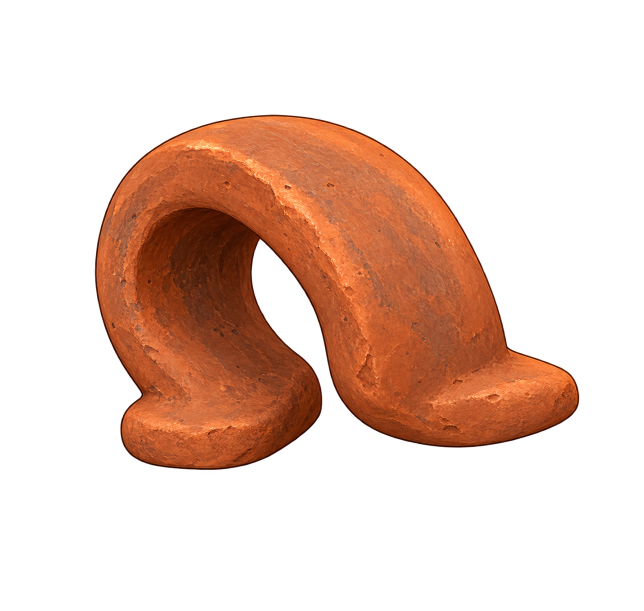
#> input picture dist/game/map-assets/POTTERY_LAMP_HANDLE_RAW.png, 1287 x 1222 px, given in place of 072cbf71be2bb6260a580ef3fdb08ac0.png, which was not available (shown at 1/2 size)
$ python prepare-weave-reference-ui.py ../../dist/game/map-assets
#> lines starting #> are read from the running program, lines starting #| are printed output that depends on the picture; after the words box and inside, x2 and y2 are one past the last pixel; in counts of white or black regions, pixels touching at a corner belong together; pictures that were not available may be replaced by others from this repository, and a replacement may not be noted
"""Prepare reference skins with empty areas for live game canvases.

Usage: python scripts/assets/prepare-weave-reference-ui.py SOURCE_DIRECTORY
"""
from pathlib import Path
import sys
from PIL import Image, ImageDraw, ImageFilter

source = Path(sys.argv[1])
output = Path(__file__).resolve().parents[2] / 'game/levels/weave-lane/assets/ui/workshop'
output.mkdir(parents=True, exist_ok=True)


def paper_patch(image, polygon, sample_box, feather=2):
    """Replace baked sample content with paper sampled from the same artwork."""
    sample = image.crop(sample_box).resize(image.size, Image.Resampling.BICUBIC)
    sample = sample.filter(ImageFilter.GaussianBlur(1))
    mask = Image.new('L', image.size)
    ImageDraw.Draw(mask).polygon(polygon, fill=255)
    if feather:
        mask = mask.filter(ImageFilter.GaussianBlur(feather))
    image.paste(sample, (0, 0), mask)


preview = Image.open(source / '072cbf71be2bb6260a580ef3fdb08ac0.png').convert('RGB')
# Keep the wooden rod, lanterns, frame, heading and button artwork.
paper_patch(preview, [(294, 271), (824, 271), (864, 1015), (863, 1117),
                      (257, 1117), (257, 1009)], (866, 647, 887, 1000))
#> in paper_patch, `mask = Image.new('L', image.size)`: mask: PIL image 1287x1222 L; every value is 0
#> in paper_patch, `ImageDraw.Draw(mask).polygon(polygon, fill=255)`:
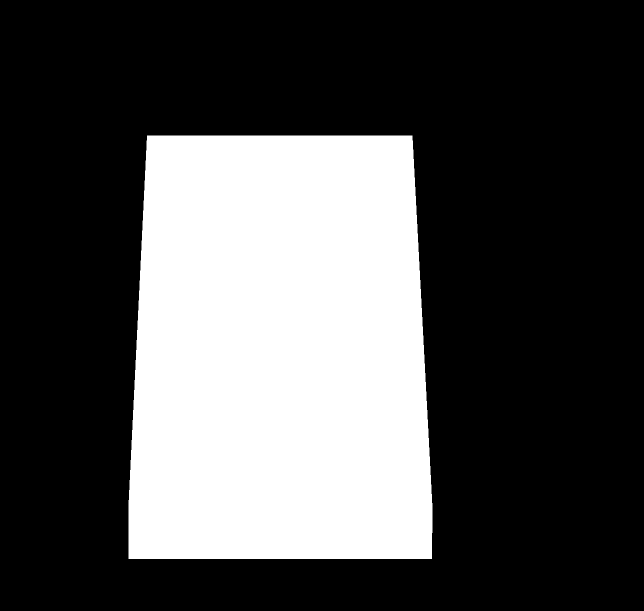
#> mask: PIL image 1287x1222 L (shown at 1/2 size); 30.9% white; 1 white region, box (x1, y1, x2, y2) and area: (257, 271, 865, 1118) 486352
#> in paper_patch, `image.paste(sample, (0, 0), mask)`:
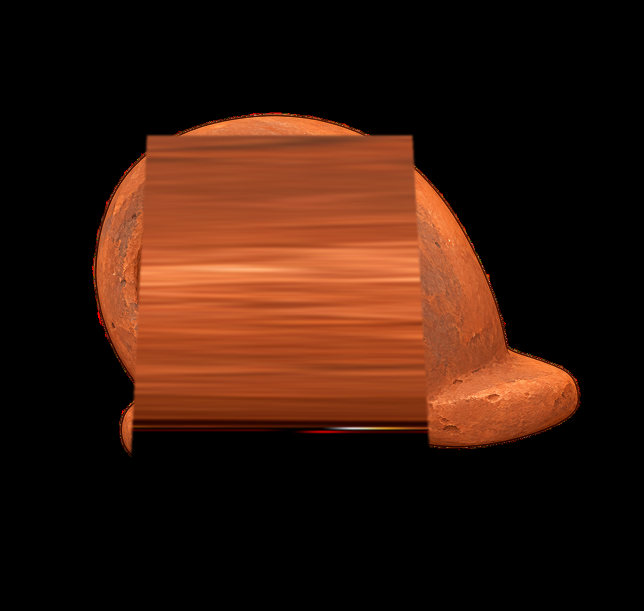
#> image: PIL image 1287x1222 RGB (shown at 1/2 size); mean R, G, B 52.4, 24.3, 12.2
preview.save(output / 'hanging-preview-reference.webp', quality=95)

puzzle = Image.open(source / '29918aee696e275ca42004199c4a2f7d.png').convert('RGB')
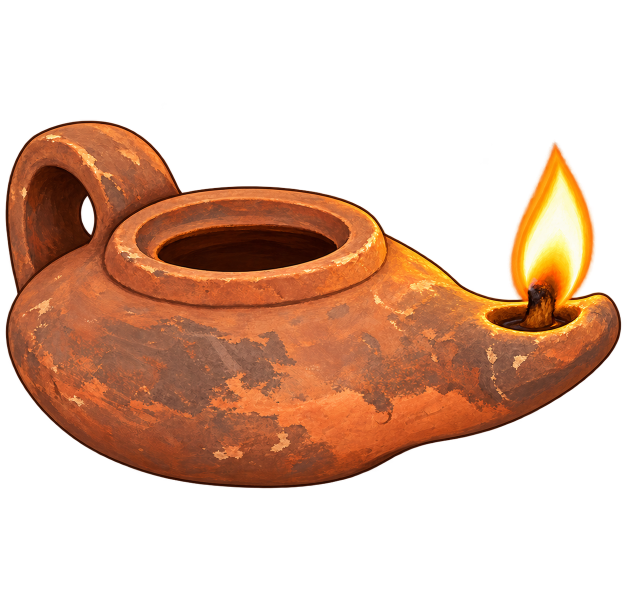
#> input picture dist/game/map-assets/ITM_L2_LAMP_R.png, 1254 x 1191 px, given in place of 29918aee696e275ca42004199c4a2f7d.png, which was not available (shown at 1/2 size)
# The reference number of correct strips is replaced with the current live count.
paper_patch(puzzle, [(370, 915), (1120, 915), (1120, 946), (370, 946)],
            (376, 948, 1100, 959), feather=1)
#> in paper_patch (call 2), `mask = Image.new('L', image.size)`: mask: PIL image 1254x1191 L; every value is 0
#> in paper_patch (call 2), `ImageDraw.Draw(mask).polygon(polygon, fill=255)`: mask: PIL image 1254x1191 L; 1.6% white; 1 white region, box (x1, y1, x2, y2) and area: (370, 915, 1121, 947) 24032
puzzle.save(output / 'puzzle-reference.webp', quality=95)

compare = Image.open(source / '42849bf5821fbe47d492a216c4c17064.jpg').convert('RGB')
for left, right in [(275, 657), (799, 1178)]:
    paper_patch(compare, [(left, 376), (right, 376), (right, 794), (left, 794)],
                (686, 407, 703, 775))
#> this loop made 2 passes
#> pass 1, in paper_patch (call 3), `sample = image.crop(sample_box).resize(image.size, Image.Resampling.BI..`:
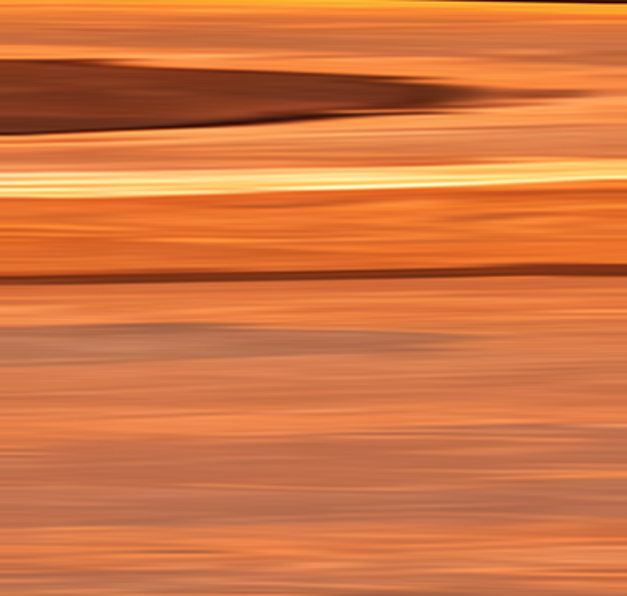
#> sample: PIL image 1254x1191 RGB (shown at 1/2 size); mean R, G, B 210.3, 117.5, 65.8
#> after the loop:
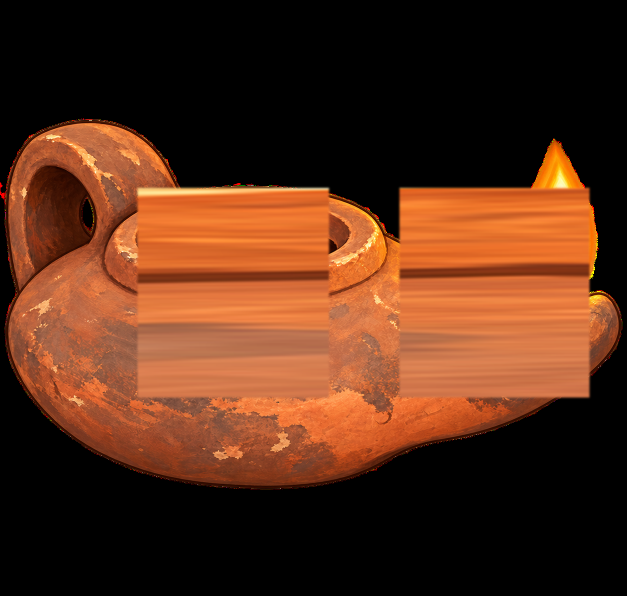
#> compare: PIL image 1254x1191 RGB (shown at 1/2 size); mean R, G, B 85.4, 44.4, 23.3
# Live selected blueprint name, work label and comparison note.
paper_patch(compare, [(420, 284), (1025, 284), (1025, 316), (420, 316)],
            (450, 319, 1000, 326), feather=1)
#> in paper_patch (call 5), `sample = image.crop(sample_box).resize(image.size, Image.Resampling.BI..`: sample: PIL image 1254x1191 RGB; every value is 0
#> in paper_patch (call 5), `ImageDraw.Draw(mask).polygon(polygon, fill=255)`: mask: PIL image 1254x1191 L; 1.3% white; 1 white region, box (x1, y1, x2, y2) and area: (420, 284, 1026, 317) 19998
for left, right in [(352, 594), (858, 1095)]:
    paper_patch(compare, [(left, 807), (right, 807), (right, 840), (left, 840)],
                (380, 842, 570, 847), feather=1)
#> this loop made 2 passes
#> pass 1, in paper_patch (call 6), `sample = image.crop(sample_box).resize(image.size, Image.Resampling.BI..`:
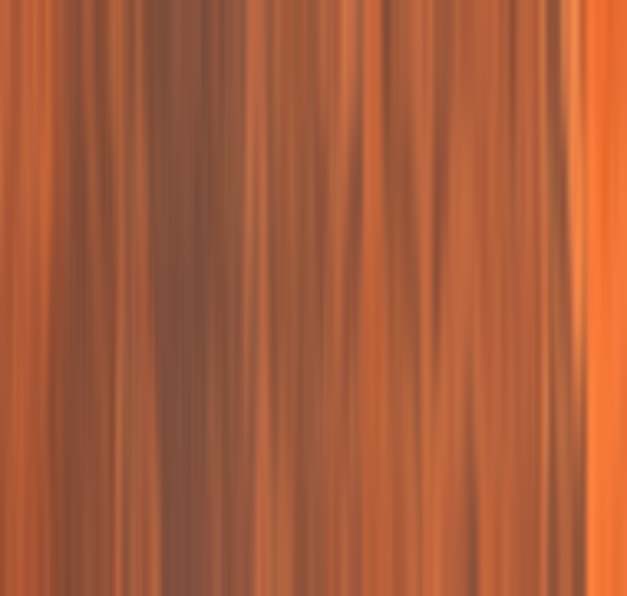
#> sample: PIL image 1254x1191 RGB (shown at 1/2 size); mean R, G, B 168.1, 91.9, 59.2
#> pass 1, in paper_patch (call 6), `mask = mask.filter(ImageFilter.GaussianBlur(feather))`:
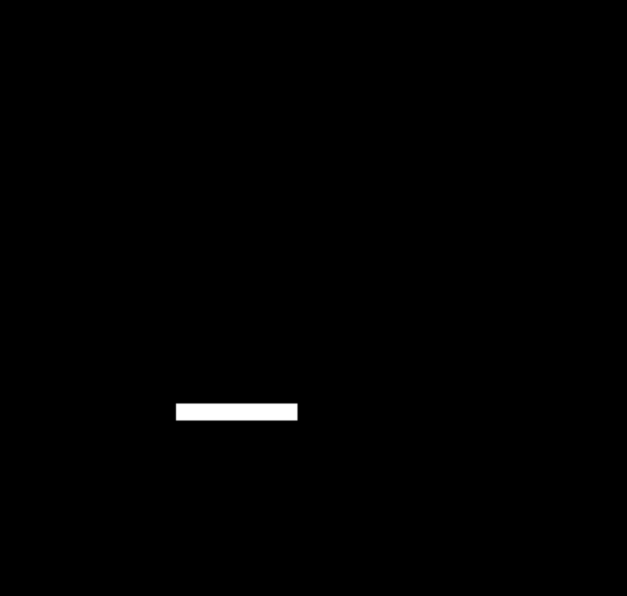
#> mask: PIL image 1254x1191 L (shown at 1/2 size); min 0, max 255, mean 1.4
compare.save(output / 'silk-compare-reference.webp', quality=95)

#> (the run stopped early here; a loop or call above may not have finished)
